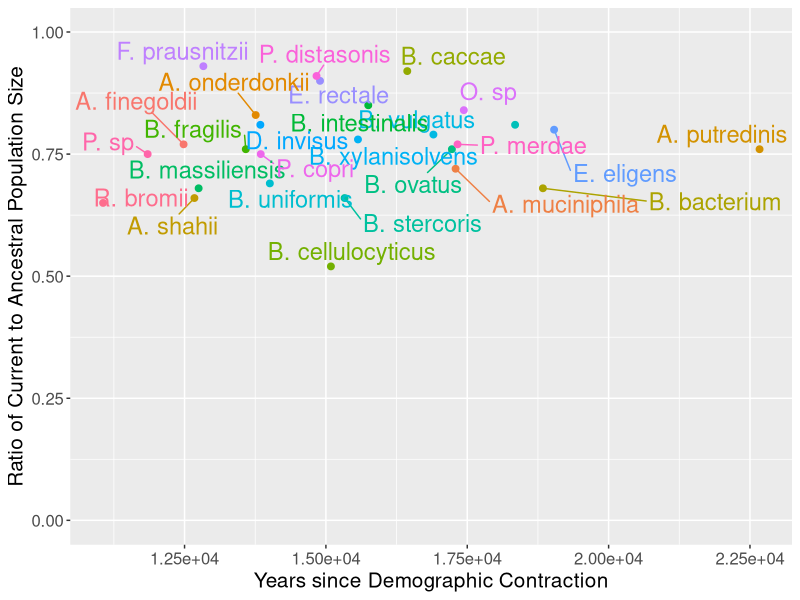
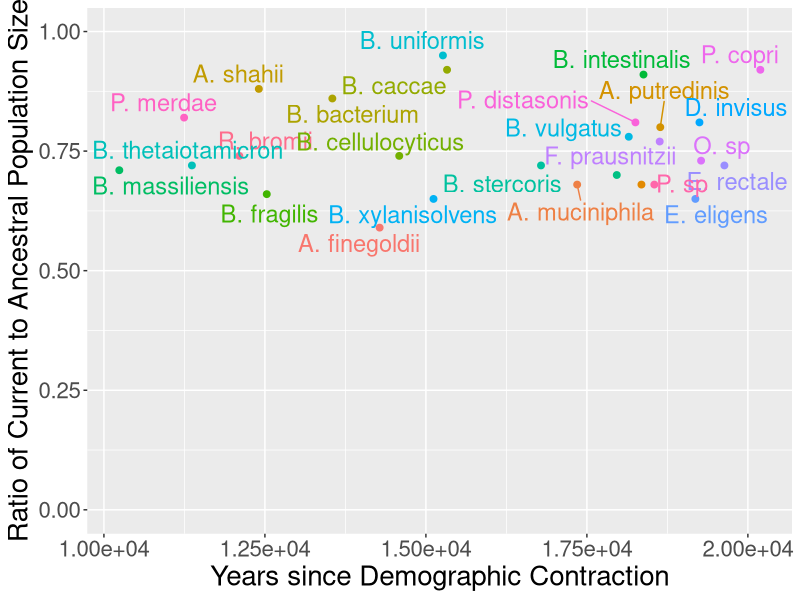
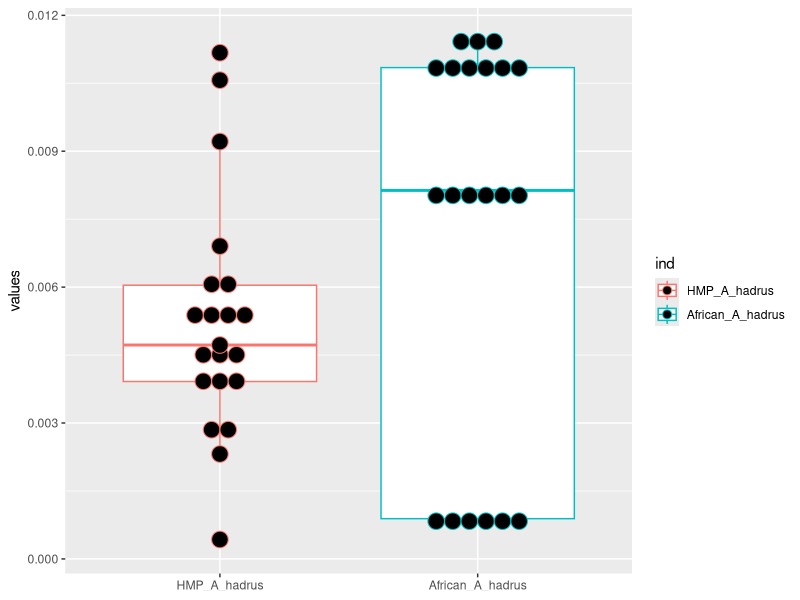

Here is the R script that generated these plots, in order:
# nsf_grfp_preliminary_results
library(ggplot2)
library(ggrepel)

# Two epoch

two_epoch_demographic_contraction = c(0.79, 0.69, 0.76, 0.76,
                                      0.9, 0.66, 0.78, 0.65, 
                                      0.52, 0.76, 0.80, 0.77,
                                      0.81, 0.92, 0.83, 0.66,
                                      0.91, 0.85, 0.84, 0.93,
                                      0.72, 0.68, 0.75, 0.81,
                                      0.77, 0.75, 0.68)

two_epoch_time = c(16901.55, 14008.49, 22669.70, 17228.19,
                   14896.13, 15330.99, 15567.18, 11059.32,
                   15088.56, 13582.92, 19036.01, 17328.31,
                   18346.12, 16438.92, 13758.31, 12674.43,
                   14834.13, 15749.19, 17439.31, 12832.73,
                   17293.52, 12749.25, 13847.36, 13840.89,
                   12482.95, 11847.52, 18837.91)

Name = c("B. vulgatus", "B. uniformis", "A. putredinis", "B. ovatus", 
         "E. rectale", "B. stercoris", "B. xylanisolvens", "R. bromii", 
         "B. cellulocyticus", "B. fragilis", "E. eligens", "P. merdae",
         "B. thetaiotamicron", "B. caccae", "A. onderdonkii", "A. shahii",
         "P. distasonis", "B. intestinalis", "O. sp", "F. prausnitzii",
         "A. muciniphila", "B. massiliensis", "P. copri", "D. invisus",
         "A. finegoldii", "P. sp", "B. bacterium")

two_epoch_data = data.frame(two_epoch_time, two_epoch_demographic_contraction, Name)

ggplot(two_epoch_data, aes(x=two_epoch_time, y=two_epoch_demographic_contraction, color=Name)) +
  geom_point(size=2) +
  geom_text_repel(label=Name, size=6) +
  theme(text = element_text(size=15)) +
  theme(legend.position = "none") +
  ylim(0, 1.0) +
  xlab("Years since Demographic Contraction") +
  ylab("Ratio of Current to Ancestral Population Size") +
  scale_x_continuous(labels = function(x) format(x, scientific = TRUE))
  # ggtitle('Two Epoch Demographic Model')

# Exponential

exponential_demographic_contraction = c(0.78, 0.95, 0.80, 0.70,
                                        0.72, 0.72, 0.65, 0.74,
                                        0.74, 0.66, 0.65, 0.82,
                                        0.72, 0.92, 0.68, 0.88,
                                        0.81, 0.91, 0.73, 0.77,
                                        0.68, 0.71, 0.92, 0.81,
                                        0.59, 0.68, 0.86)

# First 11 are Fine

exponential_time = c(18150.38, 15264.44, 18639.72, 17964.14,
                     19635.40, 16787.48, 15118.29, 12103.17, 
                     14586.11, 12528.75, 19184.61, 11245.32,
                     11366.48, 15328.51, 18347.13, 12405.52,
                     18253.53, 18379.13, 19273.31, 18630.59,
                     17349.14, 10239.14, 20193.51, 19248.13,
                     14281.63, 18547.36, 13547.23)

Name = c("B. vulgatus", "B. uniformis", "A. putredinis", "B. ovatus", 
         "E. rectale", "B. stercoris", "B. xylanisolvens", "R. bromii", 
         "B. cellulocyticus", "B. fragilis", "E. eligens", "P. merdae",
         "B. thetaiotamicron", "B. caccae", "A. onderdonkii", "A. shahii",
         "P. distasonis", "B. intestinalis", "O. sp", "F. prausnitzii",
         "A. muciniphila", "B. massiliensis", "P. copri", "D. invisus",
         "A. finegoldii", "P. sp", "B. bacterium")

exponential_data = data.frame(exponential_time, exponential_demographic_contraction, Name)

ggplot(exponential_data, aes(x=exponential_time, y=exponential_demographic_contraction, color=Name)) +
  geom_point(size=2) +
  geom_text_repel(label=Name, size=6) +
  theme(text = element_text(size=20)) +
  theme(legend.position = "none") +
  ylim(0, 1.0) +
  xlab("Years since Demographic Contraction") +
  ylab("Ratio of Current to Ancestral Population Size") +
  scale_x_continuous(labels = function(x) format(x, scientific = TRUE))
  # ggtitle('Exponential Demographic Model')





# Pi comparison

HMP_A_hadrus = c(0.004329818, 0.004721698, 0.000428205, 
                 0.005333094, 0.003916313, 0.006042175, 
                 0.004555924,	0.011173757, 0.004683564, 
                 0.003821825, 0.006904684, 0.005479467, 
                 0.005411685, 0.002851478, 0.004020586, 
                 0.002315632, 0.002852941, 0.009213049, 
                 0.005284239, 0.010568705, 0.006085333)

African_A_hadrus = c(0.008134724, 0.011419147, 0.007915942, 
                     0.01082511, 0.000888769, 0.010845978, 
                     0.000775207)

data = data.frame(HMP_A_hadrus, African_A_hadrus)

data = stack(data)

ggplot(data=data, aes(y=values, x=ind, color=ind)) + geom_boxplot() +
  geom_dotplot(binaxis='y', stackdir='center', dotsize=1) +
  theme(axis.title.x=element_blank())

       
